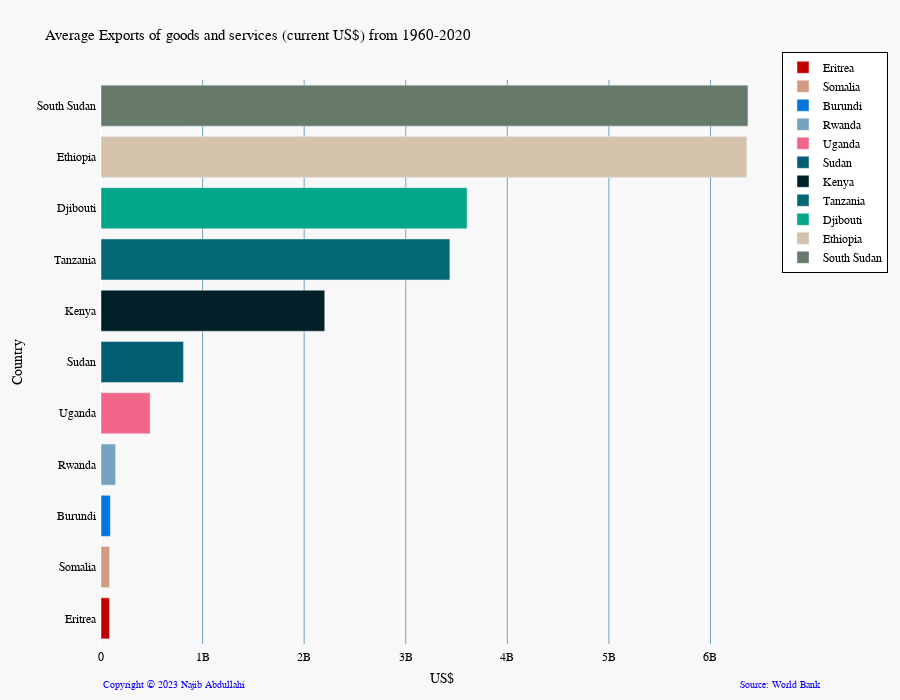

Notebook cell for this chart:
### Code cell
colors = ['#C10000', '#d39b81','#0476D9','#75A3BF','#F2668B','#025E73','#011F26','#026873','#03A688','#D4C2AD','#66796B','#BB0000']
columns = ['Year','Exports of goods and services (current US$)', 'Country']
df_selected = east_africa_countries_data[columns]
# df_selected=df_selected[(df_selected['Country']!='Sudan')]
avg_arable_land = df_selected.groupby("Country")["Exports of goods and services (current US$)"].median()
countries = df_selected.Country.unique()
plot_horizontal_bar(avg_arable_land, colors,"Average Exports of goods and services (current US$) from 1960-2020",countries,"US$")

### Figure 1 — Plotly figure (JSON) as saved in the notebook; plotly's stock layout.template omitted (floating-point values rounded to 4 significant figures)
{"data": [{"marker": {"color": "#C10000"}, "name": "Eritrea", "orientation": "h", "type": "bar", "x": [83820000.0], "y": ["Eritrea"]}, {"marker": {"color": "#d39b81"}, "name": "Somalia", "orientation": "h", "type": "bar", "x": [83930000.0], "y": ["Somalia"]}, {"marker": {"color": "#0476D9"}, "name": "Burundi", "orientation": "h", "type": "bar", "x": [92220000.0], "y": ["Burundi"]}, {"marker": {"color": "#75A3BF"}, "name": "Rwanda", "orientation": "h", "type": "bar", "x": [143200000.0], "y": ["Rwanda"]}, {"marker": {"color": "#F2668B"}, "name": "Uganda", "orientation": "h", "type": "bar", "x": [483600000.0], "y": ["Uganda"]}, {"marker": {"color": "#025E73"}, "name": "Sudan", "orientation": "h", "type": "bar", "x": [811700000.0], "y": ["Sudan"]}, {"marker": {"color": "#011F26"}, "name": "Kenya", "orientation": "h", "type": "bar", "x": [2202000000.0], "y": ["Kenya"]}, {"marker": {"color": "#026873"}, "name": "Tanzania", "orientation": "h", "type": "bar", "x": [3434000000.0], "y": ["Tanzania"]}, {"marker": {"color": "#03A688"}, "name": "Djibouti", "orientation": "h", "type": "bar", "x": [3604000000.0], "y": ["Djibouti"]}, {"marker": {"color": "#D4C2AD"}, "name": "Ethiopia", "orientation": "h", "type": "bar", "x": [6356000000.0], "y": ["Ethiopia"]}, {"marker": {"color": "#66796B"}, "name": "South Sudan", "orientation": "h", "type": "bar", "x": [6369000000.0], "y": ["South Sudan"]}], "layout": {"annotations": [{"align": "left", "font": {"color": "#1100FF", "size": 10}, "showarrow": false, "text": "Copyright © 2023 Najib Abdullahi", "x": 0, "xanchor": "left", "xref": "paper", "y": -0.06, "yanchor": "top", "yref": "paper"}, {"align": "right", "font": {"color": "#1100FF", "size": 10}, "showarrow": false, "text": "Source: World Bank", "x": 1.06, "xanchor": "right", "xref": "paper", "y": -0.06, "yanchor": "top", "yref": "paper"}], "autosize": true, "barmode": "group", "font": {"color": "black", "family": "Poppins", "size": 12}, "height": 700, "legend": {"bgcolor": "#ffffff", "bordercolor": "#000000", "borderwidth": 1, "font": {"size": 12}, "itemclick": "toggle", "itemdoubleclick": "toggleothers", "tracegroupgap": 10, "traceorder": "normal", "x": 1, "xanchor": "left", "y": 1.05, "yanchor": "top"}, "margin": {"b": 50, "l": 50, "pad": 4, "r": 50, "t": 80}, "paper_bgcolor": "#f8f8f8", "plot_bgcolor": "#f8f8f8", "title": {"font": {"color": "#000000", "size": 15}, "text": "Average Exports of goods and services (current US$) from 1960-2020"}, "width": 900, "xaxis": {"gridcolor": "#75A3BF", "showgrid": true, "title": {"text": "US$"}}, "yaxis": {"gridcolor": "#c9c1b8", "showgrid": false, "title": {"text": "Country"}}}}
